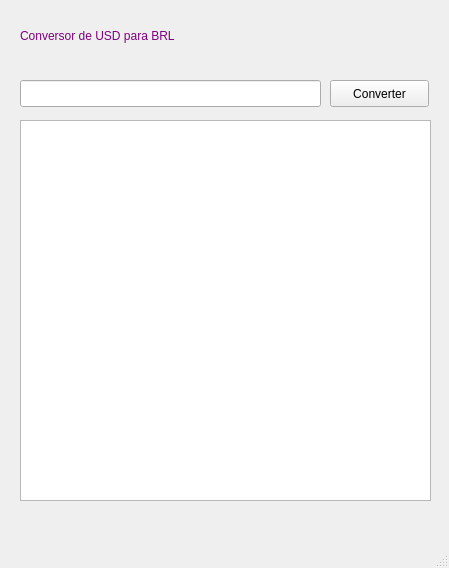
<?xml version="1.0" encoding="UTF-8"?>
<ui version="4.0">
 <class>MainWindow</class>
 <widget class="QMainWindow" name="MainWindow">
  <property name="geometry">
   <rect>
    <x>0</x>
    <y>0</y>
    <width>449</width>
    <height>568</height>
   </rect>
  </property>
  <property name="windowTitle">
   <string>Conversor</string>
  </property>
  <widget class="QWidget" name="centralwidget">
   <widget class="QPushButton" name="converterBtn">
    <property name="geometry">
     <rect>
      <x>330</x>
      <y>80</y>
      <width>99</width>
      <height>27</height>
     </rect>
    </property>
    <property name="text">
     <string>Converter</string>
    </property>
   </widget>
   <widget class="QLineEdit" name="resultadoEdit">
    <property name="geometry">
     <rect>
      <x>20</x>
      <y>80</y>
      <width>301</width>
      <height>27</height>
     </rect>
    </property>
   </widget>
   <widget class="QLabel" name="label">
    <property name="geometry">
     <rect>
      <x>20</x>
      <y>10</y>
      <width>401</width>
      <height>51</height>
     </rect>
    </property>
    <property name="autoFillBackground">
     <bool>true</bool>
    </property>
    <property name="styleSheet">
     <string notr="true">font: 63 oblique 22pt &quot;URW Gothic L&quot;; color: purple;</string>
    </property>
    <property name="text">
     <string>Conversor de USD para BRL</string>
    </property>
    <property name="textFormat">
     <enum>Qt::AutoText</enum>
    </property>
   </widget>
   <widget class="QListWidget" name="lista">
    <property name="geometry">
     <rect>
      <x>20</x>
      <y>120</y>
      <width>411</width>
      <height>381</height>
     </rect>
    </property>
   </widget>
  </widget>
  <widget class="QMenuBar" name="menubar">
   <property name="geometry">
    <rect>
     <x>0</x>
     <y>0</y>
     <width>449</width>
     <height>25</height>
    </rect>
   </property>
  </widget>
  <widget class="QStatusBar" name="statusbar"/>
 </widget>
 <resources/>
 <connections/>
</ui>
